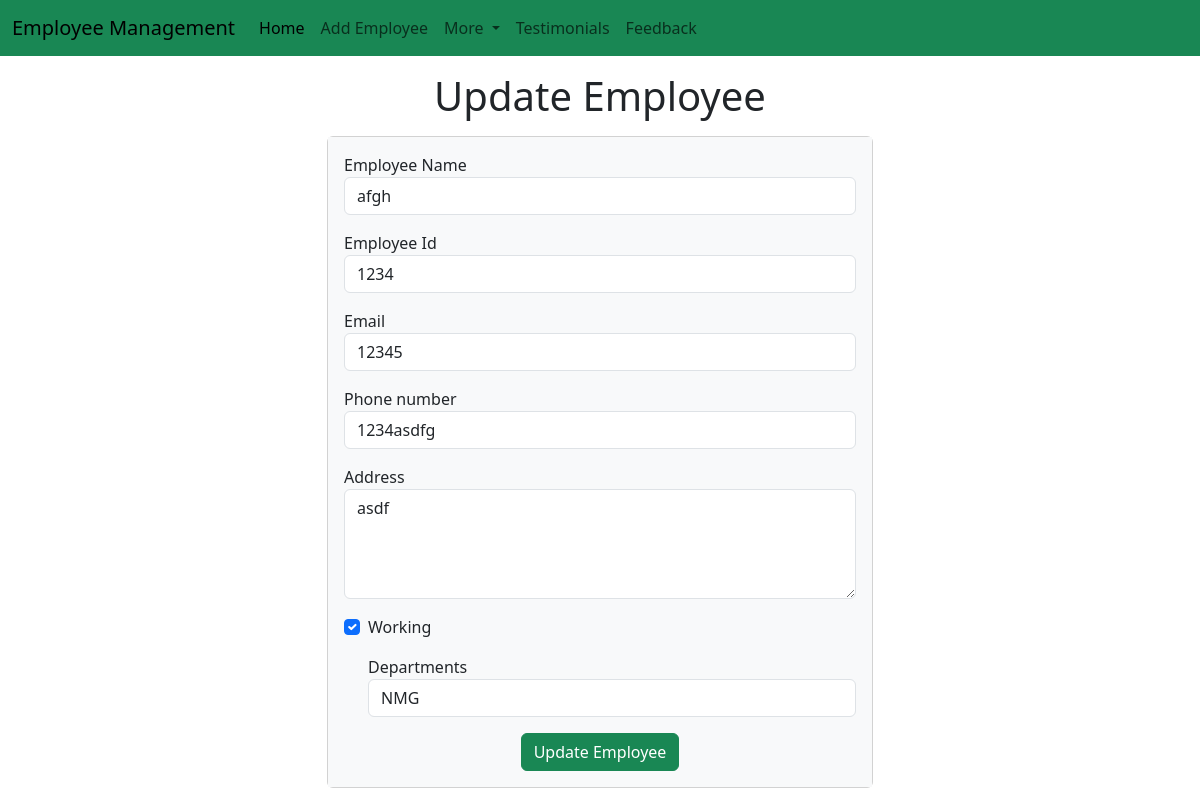
The page /emp/update_emp/1 on the database its author committed.
### employeemgmtapp/models.py (models this page shows, shortened)
class Employee (models.Model):
    name = models.CharField(max_length=200)
    empId = models.CharField(max_length=200)
    phone = models.CharField(max_length=10)
    email = models.CharField(max_length=50)
    address=models.CharField(max_length=200)
    working= models.BooleanField(default=True)
    department = models.CharField(max_length=15)

### employeemgmtapp/views.py (the view)
# urls.py: path("update_emp/<int:empId>",update_emp),
def update_emp(request, empId):
    emp=Employee.objects.get(pk=empId)
    return render(request,"emp/update_emp.html",{
        'emp' : emp
    })

### templates/emp/update_emp.html (shortened to what this page needs)
<!doctype html>
<html lang="en">
  <head>
    <link href="https://cdn.jsdelivr.net/npm/bootstrap@5.3.0/dist/css/bootstrap.min.css" rel="stylesheet">
  </head>
  <body>
    {% include 'emp/navbar.html' %}
    <h1 class="text-center my-3">Update Employee </h1>
    <div class="container">
        <div class="row">
            <div class="col-md-6 offset-md-3">
                <div class="card">
                    <div class="card-body bg-light">
                        <form action="/emp/do_update_emp/{{emp.id}}" method="POST">
                            <div class="mb-3">
                                <label for="name">Employee Name </label>
                                <input id= "name"
                                type="text"
                                class="form-control"
                                placeholder = "Enter employee name"
                                name="emp_name"
                                value="{{emp.name}}">
                            </div>
                            <div class="mb-3">
                                <label for="id">Employee Id </label>
                                <input id= "id" type="text" class="form-control" placeholder = "Enter employee id"
                                name="emp_id"
                                value="{{emp.empId}}">
                            </div>
                            <div class="mb-3">
                                <label for="email">Email </label>
                                <input id= "email" type="text" class="form-control" placeholder = "Enter employee email"
                                name ="emp_email"
                                value="{{emp.email}}">
                            </div>
                            <div class="mb-3">
                                <label for="phone">Phone number </label>
                                <input id= "phone" type="text" class="form-control" placeholder = "Enter employee phone number"
                                name="emp_phone"
                                value="{{emp.phone}}">
                            </div>
                            <div class="mb-3">
                                <label for="address">Address</label>
                                <textarea name="emp_address" id="address" rows="4" class="form-control">{{emp.address}}</textarea>
                            </div>
                            <div class="mb-3 form-check">
                                <label for="working">Working</label>
                                <input {% if emp.working %} checked {% endif %}id="working" name="emp_working" type="checkbox"class="form-check-input">
                            </div>
                            <div class="mb-3 form-check">
                                <label for="department">Departments</label>
                                <select value="{{emp.department}}" name="emp_department" id="department" class="form-control">
                                    <option value="NMG"> NMG</option>
                                    </select>
                            </div>
                            <div class="container text-center">
                                <button class="btn btn-success">Update Employee</button>
                            </div>
                        </form>
            </div></div>
        </div>
    </div></div>
  </body>
</html>

### rows shown on the page
Employee: emp_name "afgh", emp_id "1234", emp_email "12345", emp_phone "1234asdfg", emp_address "asdf", working "☑", emp_department "NMG"
